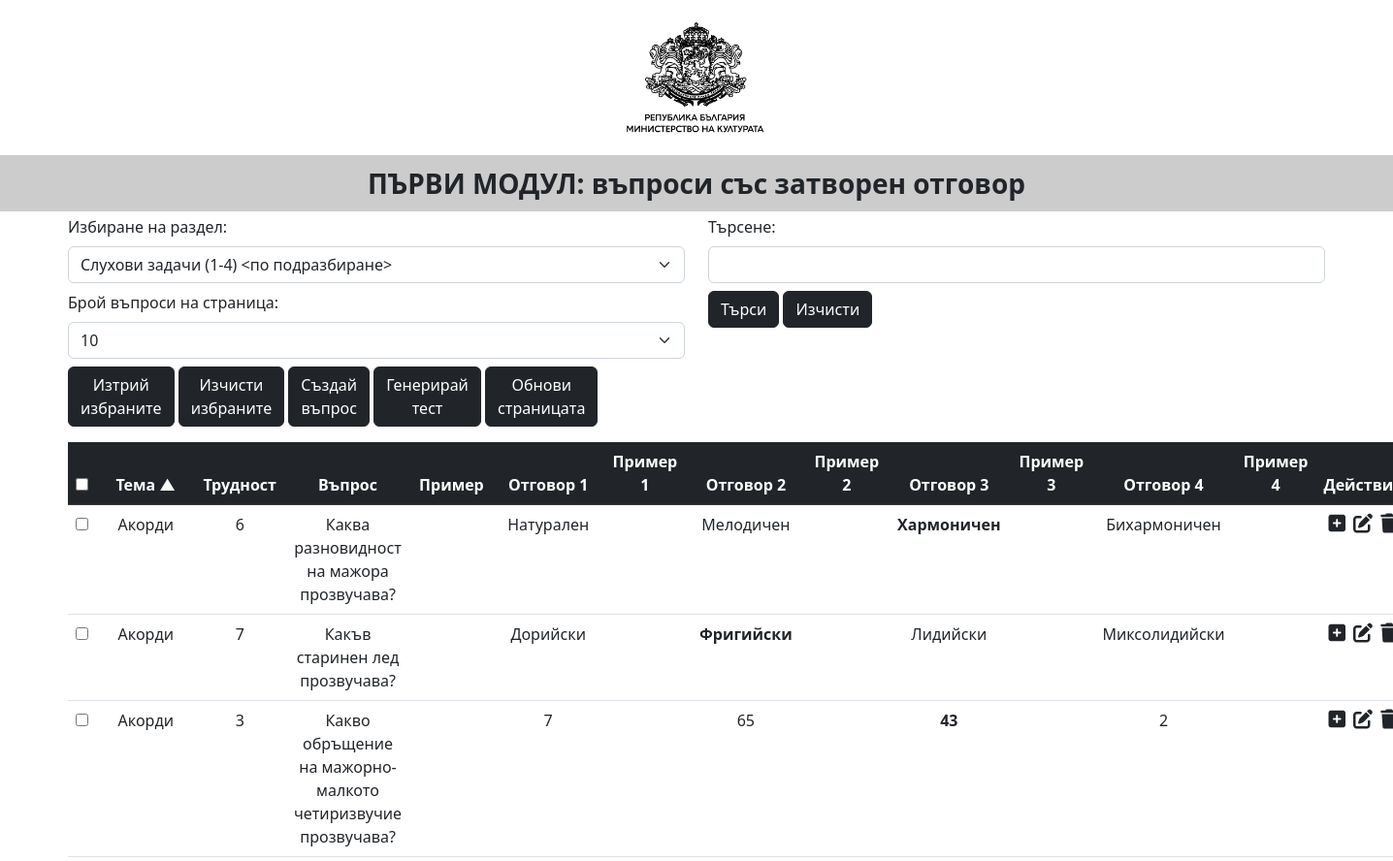
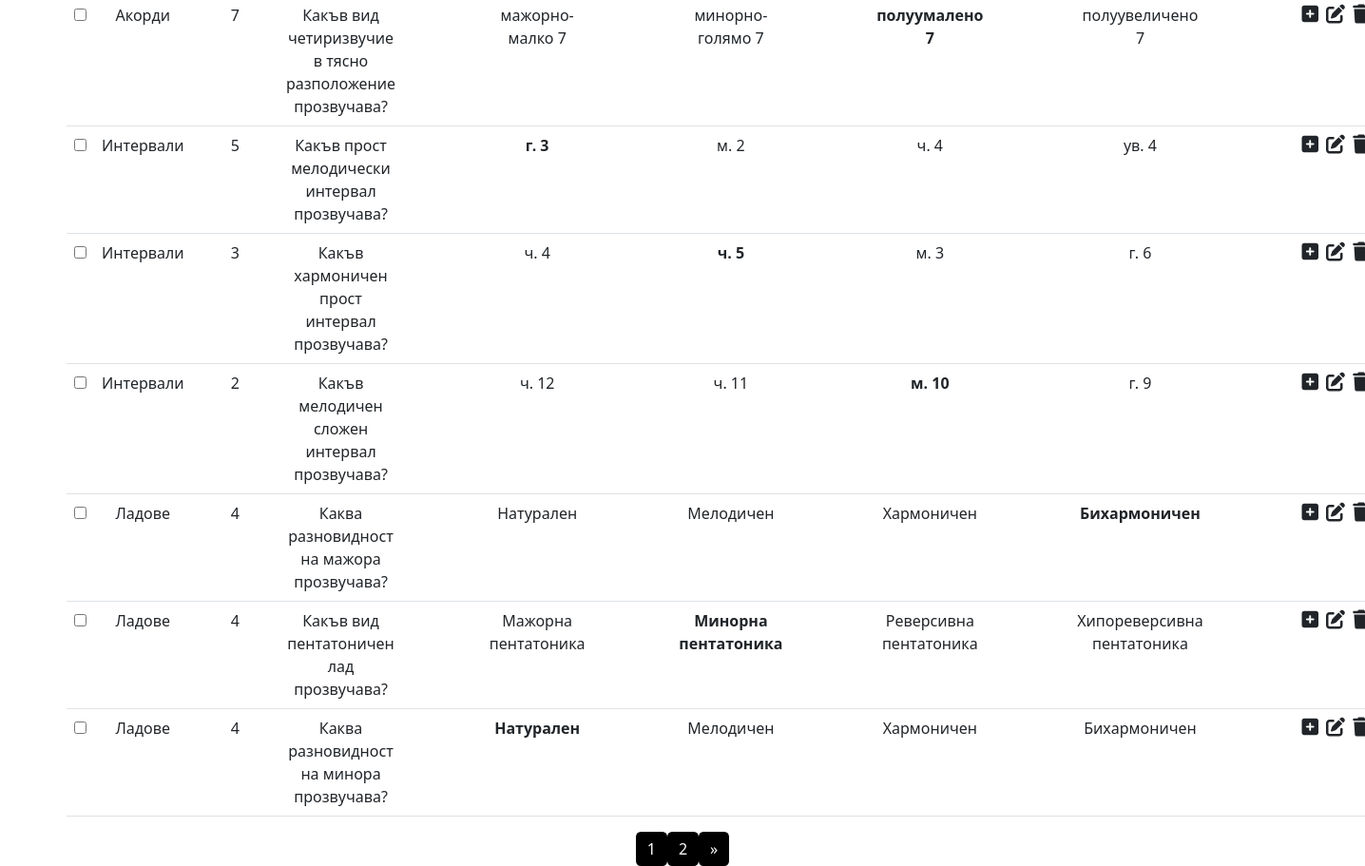
/admin/index.php?table=ear&sort=theme&order=asc, run on the app's committed database (2 pictures, top to bottom).
### tables this page shows
CREATE TABLE `ear` (
  `id` int(11) NOT NULL,
  `theme` varchar(255) DEFAULT NULL,
  `difficulty` int(11) DEFAULT NULL,
  `question` text DEFAULT NULL,
  `question_img` varchar(255) DEFAULT NULL,
  `correct_answer` int(11) DEFAULT NULL,
  `answer1` text DEFAULT NULL,
  `answer1_img` varchar(255) DEFAULT NULL,
  `answer2` text DEFAULT NULL,
  `answer2_img` varchar(255) DEFAULT NULL,
  `answer3` text DEFAULT NULL,
  `answer3_img` varchar(255) DEFAULT NULL,
  `answer4` text DEFAULT NULL,
  `answer4_img` varchar(255) DEFAULT NULL
);

### admin/crud/crud.php (called while the page is built, shortened)
<?php
include('../database/config.php');
$table = isset($_GET['table']) ? mysqli_real_escape_string($conn, $_GET['table']) : 'ear';
$questionsPerPage = isset($_GET['questions_per_page']) ? (int)$_GET['questions_per_page'] : 10;
$currentPage = isset($_GET['page']) ? (int)$_GET['page'] : 1;
$offset = ($currentPage - 1) * $questionsPerPage;
$searchCondition = '';
$sort = isset($_GET['sort']) ? $_GET['sort'] : 'id';
$order = isset($_GET['order']) && in_array($_GET['order'], ['asc', 'desc']) ? $_GET['order'] : 'asc';
$orderByClause = "ORDER BY $sort $order";
$sql = "";
if ($table === 'all' && $allTableExists) {
    $sql = "SELECT * FROM (
        SELECT * FROM `ear` $searchCondition
        UNION ALL
        SELECT * FROM `theory` $searchCondition
        UNION ALL
        SELECT * FROM `harmony` $searchCondition
        UNION ALL
        SELECT * FROM `analisys` $searchCondition
        UNION ALL
        SELECT * FROM `history` $searchCondition
    ) AS combined_data $orderByClause LIMIT $offset, $questionsPerPage";
    $countSql = "SELECT COUNT(*) as count FROM (
        SELECT * FROM `ear` $searchCondition
        UNION ALL
        SELECT * FROM `theory` $searchCondition
        UNION ALL
        SELECT * FROM `harmony` $searchCondition
        UNION ALL
        SELECT * FROM `analisys` $searchCondition
        UNION ALL
        SELECT * FROM `history` $searchCondition
    ) AS combined_data";
} else {
    $sql = "SELECT * FROM `$table` $searchCondition $orderByClause LIMIT $offset, $questionsPerPage";
}
$result = mysqli_query($conn, $sql);
?>

### admin/index.php (the view, shortened to what this page needs)
<?php
require_once("crud/crud.php");
include_once("header.php");
include_once("crud/index/alerts.php");
?>
<div class="row mb-3">
    <div class="col-lg-6">
        <form method="get">
            <label for="tableSelect" class="form-label">Избиране на раздел:</label>
            <select class="form-select" name="table" id="tableSelect" onchange="this.form.submit()">
                <?php
                $categories = [
                    'all' => 'Всички раздели (1-30)',
                    'ear' => 'Слухови задачи (1-4) <по подразбиране>',
                    'theory' => 'Теория на музикалните елементи (5-10)',
                    'harmony' => 'Хармония (11-17)',
                    'analisys' => 'Музикални форми (18-23)',
                    'history' => 'История на музиката (24-30)'
                ];
                foreach ($categories as $key => $value) : ?>
                    <option value="<?= $key ?>" <?= $table === $key ? 'selected' : '' ?>><?= $value ?></option>
                <?php endforeach; ?>
            </select>
            <label for="questionsPerPage" class="form-label mt-2">Брой въпроси на страница:</label>
            <select class="form-select" name="questionsPerPage" id="questionsPerPage" onchange="updateQuestionsPerPage()">
                <option value="10" <?= $questionsPerPage == 10 ? 'selected' : '' ?>>10</option>
            </select>
            <button id="deleteBtn" onclick="deleteSelectedQuestions()" class="btn btn-dark mt-2" name="deleteBtn">Изтрий<br>избраните</button>
            <button id="refreshBtn" onclick="refreshPage()" class="btn btn-dark mt-2" name="refreshBtn">Изчисти<br>избраните</button>
            <a href="create.php?table=<?= $table ?>" class="btn btn-dark mt-2">Създай<br>въпрос</a>
            <a href="javascript:void(0);" onclick="openTestGenerationModal()" class="btn btn-dark mt-2">Генерирай<br>тест</a>
            <a href="/mk_test/admin/" class="btn btn-dark mt-2">Обнови<br>страницата</a>
        </form>
    </div>
    <div class="col-lg-6">
        <form method="get" id="searchForm">
            <label for="searchInput" class="form-label">Търсене:</label>
            <input type="text" class="form-control" name="search" id="searchInput"
                value="<?= isset($_GET['search']) ? htmlspecialchars($_GET['search'], ENT_QUOTES, 'UTF-8') : '' ?>">
            <button type="submit" class="btn btn-dark mt-2" name="searchBtn">Търси</button>
            <button type="button" class="btn btn-dark mt-2" onclick="clearSearchForm()">Изчисти</button>
        </form>
    </div>
</div>
<table class="table table-hover text-center">
    <thead class="table-dark">
    <tr>
        <th scope="col">
            <input type="checkbox" id="selectAll" onchange="selectAllQuestions()">
        </th>
        <th scope="col">
            <a href="?table=<?= $table ?>&sort=theme&order=<?= isset($_GET['order']) && $_GET['order'] === 'asc' ? 'desc' : 'asc' ?>">
                Тема <?= $sort === 'theme' ? ($order === 'asc' ? '▲' : '▼') : '' ?>
            </a>
        </th>
        <th scope="col">
            <a href="?table=<?= $table ?>&sort=difficulty&order=<?= isset($_GET['order']) && $_GET['order'] === 'asc' ? 'desc' : 'asc' ?>">
                Трудност <?= $sort === 'difficulty' ? ($order === 'asc' ? '▲' : '▼') : '' ?>
            </a>
        </th>
        <th scope="col">Въпрос</th>
        <th scope="col">Пример</th>
        <?php for ($i = 1; $i <= 4; $i++) : ?>
            <th scope="col">Отговор <?= $i ?></th>
            <th scope="col">Пример <?= $i ?></th>
        <?php endfor; ?>
        <th scope="col">Действия</th>
    </tr>
    </thead>
    <tbody>
    <?php
    if (mysqli_num_rows($result) == 0) : ?>
        <tr>
            <td colspan="13" class="text-center">Няма налични данни. <a href="#" onclick="clearSearch()"
                                                                        title="Обнови">
                    <i class="fas fa-sync-alt fa-2x" style="color: black;"></i></a>
            </td>
        </tr>
    <?php else :
        while ($row = mysqli_fetch_assoc($result)) : ?>
            <tr>
                <td><input type="checkbox" name="checkbox" class="question-checkbox" data-question-id="<?= $row["id"] ?>"></td>
                <td><?= htmlspecialchars($row["theme"], ENT_QUOTES, 'UTF-8') ?></td>
                <td><?= htmlspecialchars($row["difficulty"], ENT_QUOTES, 'UTF-8') ?></td>
                <td><?= htmlspecialchars($row["question"], ENT_QUOTES, 'UTF-8') ?></td>
                <td>
                </td>
                <?php for ($i = 1; $i <= 4; $i++) : ?>
                    <td>
                        <?php
                        if ($i - 1 == $row["correct_answer"]) {
                            echo '<b>' . htmlspecialchars($row["answer$i"], ENT_QUOTES, 'UTF-8') . '</b>';
                        } else {
                            echo htmlspecialchars($row["answer$i"], ENT_QUOTES, 'UTF-8');
                        }
                        ?>
                    </td>
                    <td>
                    </td>
                <?php endfor; ?>
                <td>
                    <a href="create.php?id=<?= $row["id"] ?>&table=<?= $table ?>" class="link-dark"><i
                                class="fa-solid fa-square-plus fa-beat fs-5 me-1"></i></a>
                    <a href="javascript:void(0);" onclick="openUpdateModal(<?= $row["id"] ?>, '<?= $table ?>')"
                       class="link-dark"><i class="fa-solid fa-pen-to-square fa-beat fs-5 me-1"></i></a>
                    <a href="#" onclick="confirmDelete(<?= $row["id"] ?>, '<?= $table ?>');"
                       class="link-dark"><i class="fa-solid fa-trash fa-shake fs-5"></i></a>
                </td>
            </tr>
        <?php endwhile;
    endif; ?>
    </tbody>
</table>
<?php
include_once("crud/index/paginations.php");
include_once("index_js.php");
?>

### admin/header.php (style rules this page uses)
th a { color: white !important; text-decoration: none !important; }

### data on the page
ear: theme "Акорди", difficulty "6", question "Каква разновидност на мажора прозвучава?", answer1 "Натурален", answer2 "Мелодичен", answer3 "Хармоничен", answer4 "Бихармоничен"
ear: theme "Акорди", difficulty "7", question "Какъв старинен лед прозвучава?", answer1 "Дорийски", answer2 "Фригийски", answer3 "Лидийски", answer4 "Миксолидийски"
ear: theme "Акорди", difficulty "3", question "Какво обръщение на мажорно-малкото четиризвучие прозвучава?", answer1 "7", answer2 "65", answer3 "43", answer4 "2"
ear: theme "Акорди", difficulty "7", question "Какъв вид четиризвучие в тясно разположение прозвучава?", answer1 "мажорно-малко 7", answer2 "минорно-голямо 7", answer3 "полуумалено 7", answer4 "полуувеличено 7"
ear: theme "Интервали", difficulty "5", question "Какъв прост мелодически интервал прозвучава?", answer1 "г. 3", answer2 "м. 2", answer3 "ч. 4", answer4 "ув. 4"
ear: theme "Интервали", difficulty "3", question "Какъв хармоничен прост интервал прозвучава?", answer1 "ч. 4", answer2 "ч. 5", answer3 "м. 3", answer4 "г. 6"
ear: theme "Интервали", difficulty "2", question "Какъв мелодичен сложен интервал прозвучава?", answer1 "ч. 12", answer2 "ч. 11", answer3 "м. 10", answer4 "г. 9"
ear: theme "Ладове", difficulty "4", question "Каква разновидност на мажора прозвучава?", answer1 "Натурален", answer2 "Мелодичен", answer3 "Хармоничен", answer4 "Бихармоничен"
ear: theme "Ладове", difficulty "4", question "Какъв вид пентатоничен лад прозвучава?", answer1 "Мажорна пентатоника", answer2 "Минорна пентатоника", answer3 "Реверсивна пентатоника", answer4 "Хипореверсивна пентатоника"
ear: theme "Ладове", difficulty "4", question "Каква разновидност на минора прозвучава?", answer1 "Натурален", answer2 "Мелодичен", answer3 "Хармоничен", answer4 "Бихармоничен"

### other printed values
form field table "Слухови задачи (1-4) <по подразбиране>"
